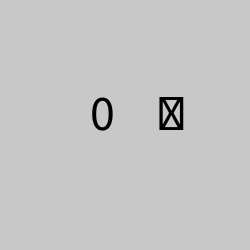
Frame 1 (no input)
Frame 60 (the mouse pressed at the canvas centre just before this capture): identical to frame 1, image omitted
Frame 120 (the mouse held since frame 60 and released just before this capture): identical to frame 1, image omitted

The Processing sketch that drew this single still picture (run headless with seeded random() and noise(); from frame 60 on, the mouse is pressed at the canvas centre):

// Processing sketch: Fig_9_2
// ── Fig_9_2.pde
void setup()
{
  size(250,250);
}

void draw()
{
  background(200);
  textSize(50);
  fill(0);
  text(keyCode,90,130);
  text(key,155,130);
}
